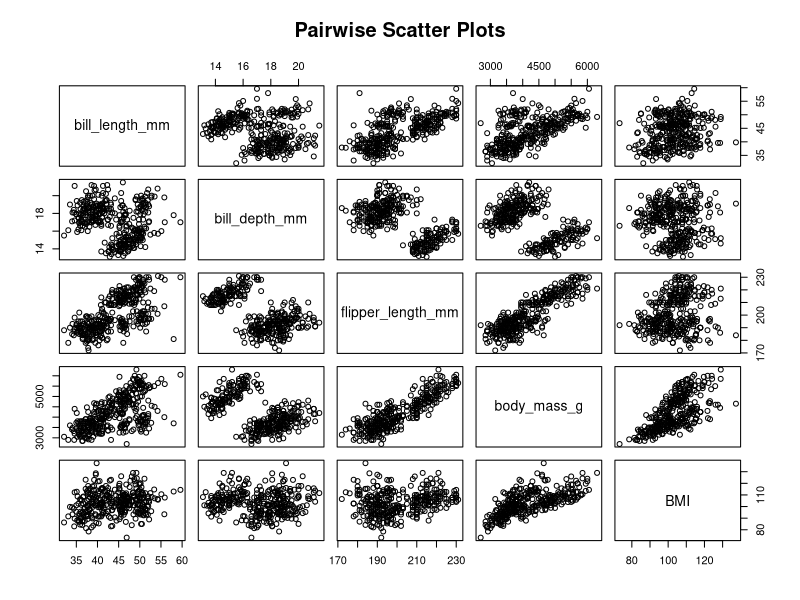
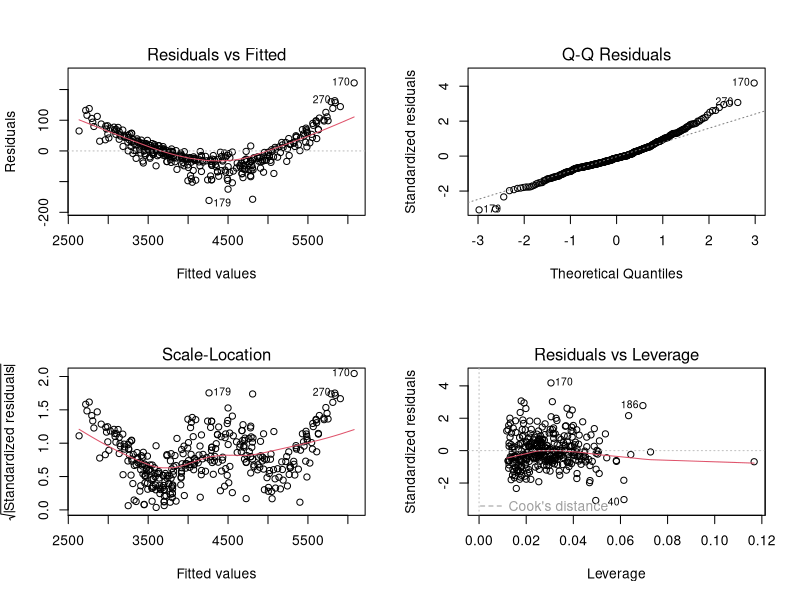
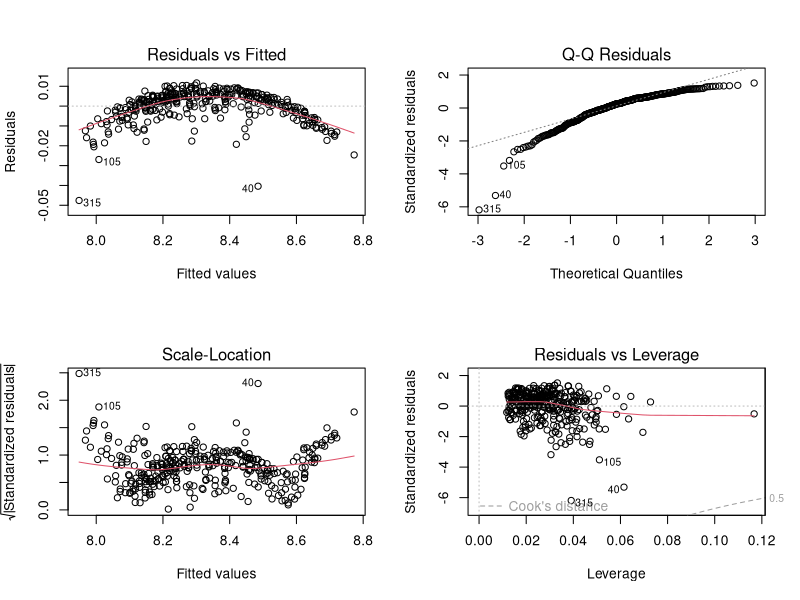
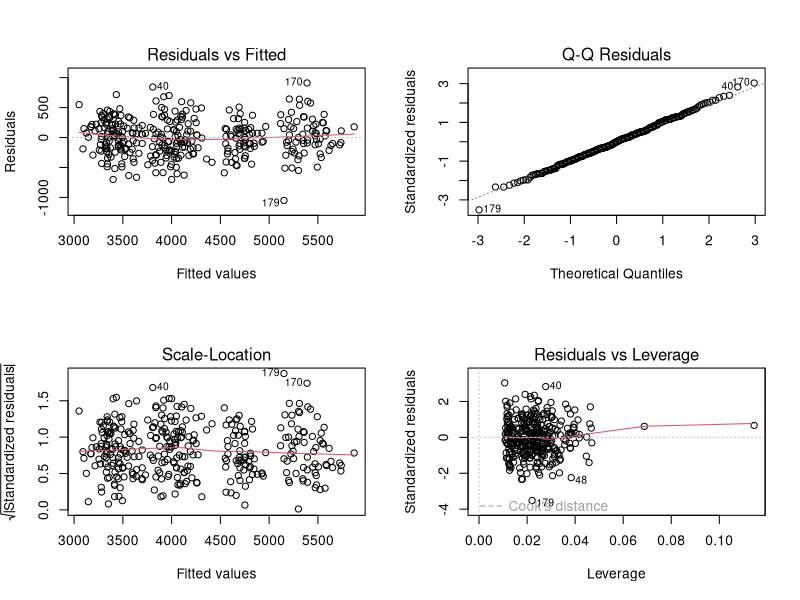

Generate these figures, in order, with R:
## ---- chunk 1
# Load required libraries
library(palmerpenguins)  # For the penguins dataset
library(dplyr)           # For data manipulation
library(ggplot2)         # For data visualization
library(tidyr)           # For data tidying
library(broom)           # For tidying model outputs
## ---- chunk 2
# Load the penguins dataset
data("penguins")
df <- penguins

# Impute missing numerical values with median by species
numerical_vars <- c("bill_length_mm", "bill_depth_mm", "flipper_length_mm", "body_mass_g")
df <- df %>%
  group_by(species) %>%
  mutate(across(all_of(numerical_vars), ~ifelse(is.na(.), median(., na.rm = TRUE), .))) %>%
  ungroup()

# Function to calculate mode
get_mode <- function(v) {
  uniqv <- unique(v[!is.na(v)])
  uniqv[which.max(tabulate(match(v, uniqv)))]
}

# Impute missing categorical values with mode by species
df <- df %>%
  group_by(species) %>%
  mutate(sex = ifelse(is.na(sex), get_mode(sex), sex)) %>%
  ungroup()

# Verify no missing values remain
colSums(is.na(df))
## ---- chunk 3
# Create a BMI-like variable
df <- df %>%
  mutate(
    weight_kg = body_mass_g / 1000,
    flipper_length_m = flipper_length_mm / 1000,
    BMI = weight_kg / (flipper_length_m^2)
  )
## ---- chunk 4
# Select relevant variables for modeling
model_data <- df %>%
  select(body_mass_g, bill_length_mm, bill_depth_mm, flipper_length_mm, species, sex, island, BMI) %>%
  na.omit()

# Encode categorical variables as factors
model_data$species <- as.factor(model_data$species)
model_data$sex <- as.factor(model_data$sex)
model_data$island <- as.factor(model_data$island)
## ---- chunk 5
# Pairwise correlations
pairs(model_data %>% select(bill_length_mm, bill_depth_mm, flipper_length_mm, body_mass_g, BMI),
      main = "Pairwise Scatter Plots")
## ---- chunk 6
# Build linear regression model using all predictors
model1 <- lm(body_mass_g ~ bill_length_mm + bill_depth_mm + flipper_length_mm + species + sex + island + BMI, data = model_data)
summary(model1)
## ---- chunk 7
# Plot diagnostic plots for Model 1
par(mfrow = c(2, 2))
plot(model1)
par(mfrow = c(1, 1))  # Reset to default
## ---- chunk 8
# Add log-transformed response variable
model_data <- model_data %>%
  mutate(log_body_mass_g = log(body_mass_g))

# Build linear regression model with log-transformed response
model2 <- lm(log_body_mass_g ~ bill_length_mm + bill_depth_mm + flipper_length_mm + species + sex + island + BMI, data = model_data)
summary(model2)
## ---- chunk 9
# Plot diagnostic plots for Model 2
par(mfrow = c(2, 2))
plot(model2)
par(mfrow = c(1, 1))  # Reset to default
## ---- chunk 10
# Compare Model 1 and Model 2 using AIC and BIC
AIC(model1, model2)
BIC(model1, model2)
## ---- chunk 11
# Build a reduced model excluding non-significant predictors (e.g., BMI)
model3 <- lm(body_mass_g ~ bill_length_mm + flipper_length_mm + species + sex + island, data = model_data)
summary(model3)
## ---- chunk 12
# Compare all three models
AIC(model1, model2, model3)
BIC(model1, model2, model3)
## ---- chunk 13
# Assume Model 3 has the lowest AIC and BIC
selected_model <- model3
summary(selected_model)
## ---- chunk 14
# Plot diagnostic plots for the selected model
par(mfrow = c(2, 2))
plot(selected_model)
par(mfrow = c(1, 1))  # Reset to default
